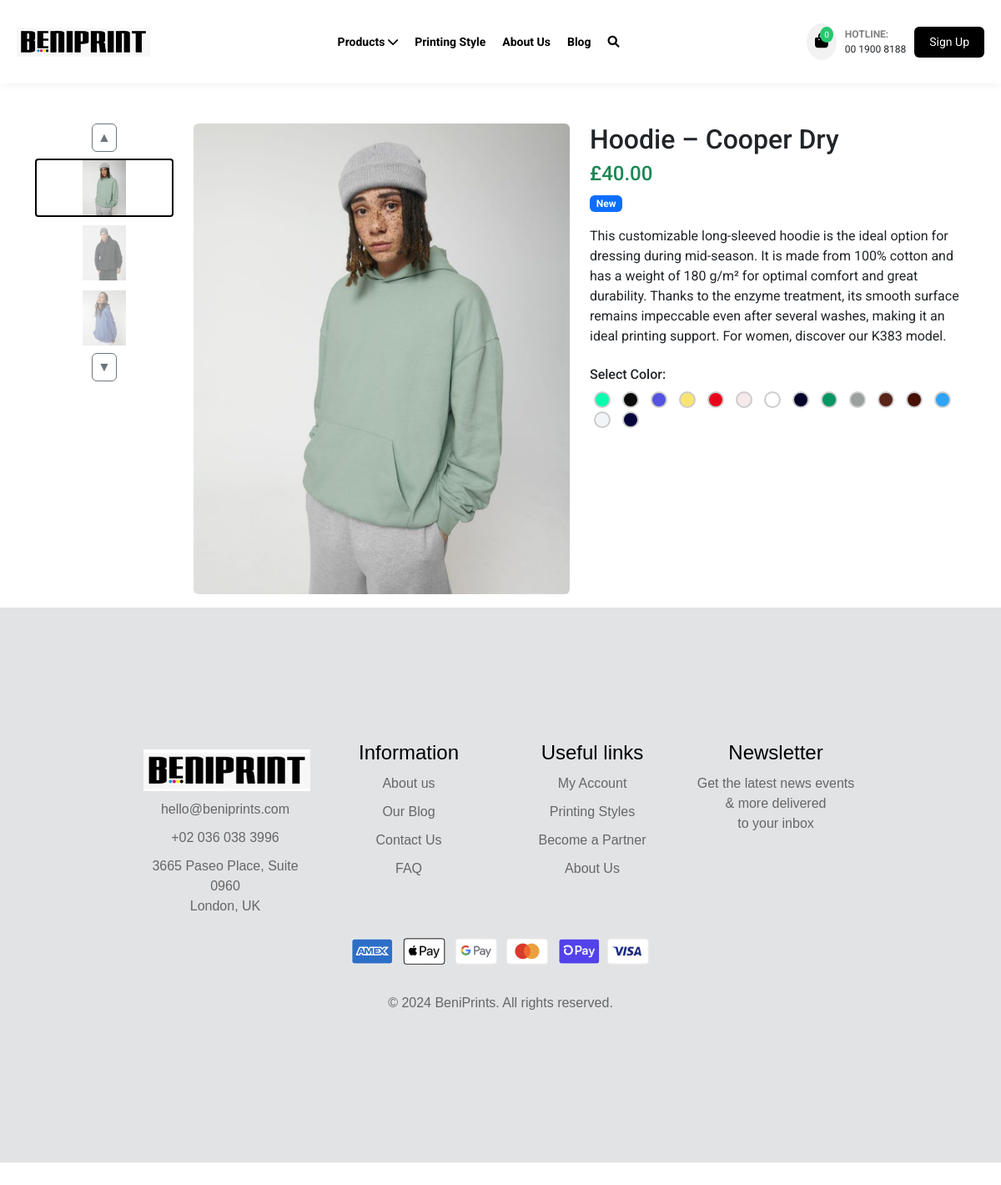
/hoodie/1/, run on the app's committed database.
### myapp/models.py (models this page shows, shortened)
class HoodieColorOption(models.Model):
    hoodie = models.ForeignKey(Hhoodie, related_name='color_options', on_delete=models.CASCADE)
    color_name = models.CharField(max_length=50)
    color_code = models.CharField(max_length=7)  # e.g., "#000000"
    color_image = models.ImageField(upload_to='hoodies/colors/', blank=True, null=True)

class Hhoodie(models.Model):
    hoodie_name = models.CharField(max_length=100)
    hoodie_price = models.DecimalField(max_digits=6, decimal_places=2)
    hoodie_description = models.TextField()
    hoodie_image = models.ImageField(upload_to='hoodies')
    is_new = models.BooleanField(default=False)

### myapp/views.py (the view)
# urls.py: path('hoodie/<int:hoodie_id>/', views.hoodie_detail, name='hoodie_detail'),
def hoodie_detail(request, hoodie_id):
    hoodie = get_object_or_404(Hhoodie, id=hoodie_id)
    return render(request, 'hoodie_detail.html', {
        'hoodie': hoodie,
    })

### myapp/templates/hoodie_detail.html (shortened to what this page needs)
{% extends 'main.html' %}
{% load static %}
{% block content %}
<div class="container mt-5">
  <div class="row">
    <div class="col-md-2 d-flex flex-column align-items-center">
      <button id="scrollUpBtn" class="btn btn-outline-secondary mb-2 p-1" style="width: 30px;">▲</button>
      <div class="thumbnail-viewer overflow-hidden" style="height: 225px;">
        <div id="thumbnailList" class="d-flex flex-column gap-2 position-relative">
          {% for color in hoodie.color_options.all %}
            {% if color.color_image %}
              <img src="{{ color.color_image.url }}"
                   class="thumb-img"
                   alt="{{ color.color_name }}"
                   data-image-url="{{ color.color_image.url }}">
            {% endif %}
          {% endfor %}
        </div>
      </div>
      <button id="scrollDownBtn" class="btn btn-outline-secondary mt-2 p-1" style="width: 30px;">▼</button>
    </div>
    <div class="col-md-5">
      <img id="mainHoodieImage" src="{{ hoodie.hoodie_image.url }}" alt="{{ hoodie.hoodie_name }}" class="img-fluid rounded mb-3">
    </div>
    <div class="col-md-5">
      <h2>{{ hoodie.hoodie_name }}</h2>
      <h4 class="text-success">£{{ hoodie.hoodie_price }}</h4>
      {% if hoodie.is_new %}
        <span class="badge bg-primary">New</span>
      {% endif %}
      <p class="mt-3">{{ hoodie.hoodie_description }}</p>
      <div class="mt-4">
        <h6>Select Color:</h6>
        <div class="color-options">
          {% for color in hoodie.color_options.all %}
            <label>
              <span class="color-dot" style="background-color: {{ color.color_code }};"></span>
            </label>
          {% endfor %}
        </div>
      </div>
    </div>
  </div>
</div>
{% endblock %}

### myapp/templates/main.html (style rules this page uses)
* { box-sizing: border-box; }
body { margin: 0; padding-top: 100px; font-family: 'Roboto', sans-serif; }
@media screen and (min-width: 0px) { body { padding-bottom: 60px; } }
@media (min-width: 0px) { body { padding-top: 0; } }
@media (min-width: 768px) { body { padding-top: 100px; } }

### myapp/templates/hoodie_detail.html (style rules this page uses)
.thumb-img { width: 100%; height: 70px; object-fit: contain; cursor: pointer; opacity: 0.5; border: 2px solid transparent; border-radius: 4px; transition: opacity 0.3s ease, border-color 0.3s ease; }
.thumb-img.active { opacity: 1; border-color: #000; }
.thumbnail-viewer { width: 100%; overflow: hidden; }
#thumbnailList { transition: transform 0.5s ease-in-out; }
.color-dot { display: inline-block; width: 20px; height: 20px; border-radius: 50%; border: 2px solid #ccc; margin: 0 5px; cursor: pointer; vertical-align: middle; }

### data on the page
HoodieColorOption: color_image (picture)
HoodieColorOption: color_image (picture)
HoodieColorOption: color_image (picture)
Hhoodie: hoodie_name "Hoodie – Cooper Dry", hoodie_price "40.00", hoodie_description "This customizable long-sleeved hoodie is the ideal option for dressing during mid-season. It is made from 100% cotton and has a weight of 180 g/m² for optimal comfort and great durability. Thanks to the enzyme treatment, its smooth surface remains impeccable even after several washes, making it an ideal printing support. For women, discover our K383 model."
